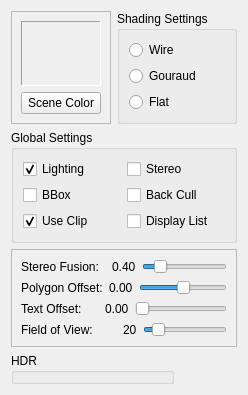
      <widget class="QWidget" name="RenderTab">
       <attribute name="title">
        <string>Render</string>
       </attribute>
       <layout class="QGridLayout" name="gridLayout_13">
        <item row="2" column="0" colspan="3">
         <widget class="QGroupBox" name="globalSettingsGroupBox_">
          <property name="title">
           <string>Global Settings</string>
          </property>
          <layout class="QGridLayout" name="gridLayout_11">
           <item row="0" column="0">
            <widget class="QCheckBox" name="lightingCheckBox_">
             <property name="text">
              <string>Lighting</string>
             </property>
             <property name="checked">
              <bool>true</bool>
             </property>
            </widget>
           </item>
           <item row="0" column="1">
            <widget class="QCheckBox" name="stereoCheckBox_">
             <property name="text">
              <string>Stereo</string>
             </property>
            </widget>
           </item>
           <item row="1" column="0">
            <widget class="QCheckBox" name="bboxCheckBox_">
             <property name="text">
              <string>BBox</string>
             </property>
            </widget>
           </item>
           <item row="1" column="1">
            <widget class="QCheckBox" name="backCullCheckBox_">
             <property name="text">
              <string>Back Cull</string>
             </property>
            </widget>
           </item>
           <item row="2" column="0">
            <widget class="QCheckBox" name="useClipCheckBox_">
             <property name="text">
              <string>Use Clip</string>
             </property>
             <property name="checked">
              <bool>true</bool>
             </property>
            </widget>
           </item>
           <item row="2" column="1">
            <widget class="QCheckBox" name="displayListCheckBox_">
             <property name="text">
              <string>Display List</string>
             </property>
            </widget>
           </item>
          </layout>
         </widget>
        </item>
        <item row="0" column="1" rowspan="2" colspan="2">
         <widget class="QGroupBox" name="shadeSettingsGroupBox_">
          <property name="layoutDirection">
           <enum>Qt::LeftToRight</enum>
          </property>
          <property name="title">
           <string>Shading Settings</string>
          </property>
          <layout class="QGridLayout" name="gridLayout_12">
           <item row="0" column="0">
            <widget class="QRadioButton" name="wireRadioButton_">
             <property name="text">
              <string>Wire</string>
             </property>
             <attribute name="buttonGroup">
              <string notr="true">shadingButtonGroup_</string>
             </attribute>
            </widget>
           </item>
           <item row="2" column="0">
            <widget class="QRadioButton" name="flatRadioButton_">
             <property name="text">
              <string>Flat</string>
             </property>
             <attribute name="buttonGroup">
              <string notr="true">shadingButtonGroup_</string>
             </attribute>
            </widget>
           </item>
           <item row="1" column="0">
            <widget class="QRadioButton" name="gouraudRadioButton_">
             <property name="text">
              <string>Gouraud</string>
             </property>
             <attribute name="buttonGroup">
              <string notr="true">shadingButtonGroup_</string>
             </attribute>
            </widget>
           </item>
          </layout>
         </widget>
        </item>
        <item row="0" column="0" rowspan="2">
         <widget class="QFrame" name="frame_2">
          <property name="frameShape">
           <enum>QFrame::StyledPanel</enum>
          </property>
          <property name="frameShadow">
           <enum>QFrame::Raised</enum>
          </property>
          <layout class="QVBoxLayout" name="verticalLayout_5">
           <item>
            <widget class="QLabel" name="currentBackgroundLabel_">
             <property name="frameShape">
              <enum>QFrame::Panel</enum>
             </property>
             <property name="frameShadow">
              <enum>QFrame::Sunken</enum>
             </property>
             <property name="text">
              <string/>
             </property>
            </widget>
           </item>
           <item>
            <widget class="QPushButton" name="setBackgroundColorPushButton_">
             <property name="text">
              <string>Scene Color</string>
             </property>
            </widget>
           </item>
          </layout>
         </widget>
        </item>
        <item row="3" column="0" colspan="3">
         <widget class="QFrame" name="renderSliderFrame_">
          <property name="frameShape">
           <enum>QFrame::StyledPanel</enum>
          </property>
          <property name="frameShadow">
           <enum>QFrame::Raised</enum>
          </property>
          <layout class="QVBoxLayout" name="verticalLayout_9">
           <item>
            <layout class="QHBoxLayout" name="steroeFusionHorizontalLayout_">
             <item>
              <widget class="QLabel" name="label_21">
               <property name="text">
                <string>Stereo Fusion:  </string>
               </property>
              </widget>
             </item>
             <item>
              <widget class="QLabel" name="stereoFusionValueLabel_">
               <property name="text">
                <string>0.40</string>
               </property>
              </widget>
             </item>
             <item>
              <widget class="QSlider" name="stereoFusionHorizontalSlider_">
               <property name="minimum">
                <number>10</number>
               </property>
               <property name="maximum">
                <number>200</number>
               </property>
               <property name="singleStep">
                <number>2</number>
               </property>
               <property name="value">
                <number>40</number>
               </property>
               <property name="orientation">
                <enum>Qt::Horizontal</enum>
               </property>
              </widget>
             </item>
            </layout>
           </item>
           <item>
            <layout class="QHBoxLayout" name="polygonOffsetHorizontalLayout_">
             <item>
              <widget class="QLabel" name="label_22">
               <property name="text">
                <string>Polygon Offset:</string>
               </property>
              </widget>
             </item>
             <item>
              <widget class="QLabel" name="polygonOffsetValueLabel_">
               <property name="text">
                <string>0.00</string>
               </property>
              </widget>
             </item>
             <item>
              <widget class="QSlider" name="polygonOffsetHorizontalSlider_">
               <property name="minimum">
                <number>-400</number>
               </property>
               <property name="maximum">
                <number>400</number>
               </property>
               <property name="value">
                <number>0</number>
               </property>
               <property name="orientation">
                <enum>Qt::Horizontal</enum>
               </property>
              </widget>
             </item>
            </layout>
           </item>
           <item>
            <layout class="QHBoxLayout" name="textOffsetHorizontalLayout_">
             <item>
              <widget class="QLabel" name="label_23">
               <property name="text">
                <string>Text Offset:     </string>
               </property>
              </widget>
             </item>
             <item>
              <widget class="QLabel" name="textOffsetValueLabel_">
               <property name="text">
                <string>0.00</string>
               </property>
              </widget>
             </item>
             <item>
              <widget class="QSlider" name="textOffsetHorizontalSlider_">
               <property name="minimum">
                <number>0</number>
               </property>
               <property name="maximum">
                <number>50</number>
               </property>
               <property name="value">
                <number>0</number>
               </property>
               <property name="orientation">
                <enum>Qt::Horizontal</enum>
               </property>
              </widget>
             </item>
            </layout>
           </item>
           <item>
            <layout class="QHBoxLayout" name="fovHorizontalLayout_">
             <item>
              <widget class="QLabel" name="label_24">
               <property name="text">
                <string>Field of View:       </string>
               </property>
              </widget>
             </item>
             <item>
              <widget class="QLabel" name="fieldOfViewValueLabel_">
               <property name="text">
                <string>20</string>
               </property>
              </widget>
             </item>
             <item>
              <widget class="QSlider" name="fieldOfViewHorizontalSlider_">
               <property name="minimum">
                <number>0</number>
               </property>
               <property name="maximum">
                <number>180</number>
               </property>
               <property name="value">
                <number>20</number>
               </property>
               <property name="orientation">
                <enum>Qt::Horizontal</enum>
               </property>
              </widget>
             </item>
            </layout>
           </item>
          </layout>
          <zorder></zorder>
          <zorder></zorder>
          <zorder></zorder>
          <zorder></zorder>
         </widget>
        </item>
        <item row="4" column="0" colspan="2">
         <widget class="QGroupBox" name="Hdrgroupbox_">
          <property name="title">
           <string>HDR</string>
          </property>
          <widget class="QWidget" name="gridLayoutWidget">
           <property name="geometry">
            <rect>
             <x>-1</x>
             <y>40</y>
             <width>501</width>
             <height>251</height>
            </rect>
           </property>
           <layout class="QGridLayout" name="gridLayout_15">
            <item row="2" column="0">
             <widget class="QDoubleSpinBox" name="gammaSpinBox_">
              <property name="decimals">
               <number>4</number>
              </property>
              <property name="maximum">
               <double>5.000000000000000</double>
              </property>
              <property name="singleStep">
               <double>0.010000000000000</double>
              </property>
             </widget>
            </item>
            <item row="1" column="0">
             <widget class="QDoubleSpinBox" name="exposureSpinBox_">
              <property name="decimals">
               <number>5</number>
              </property>
              <property name="maximum">
               <double>10.000000000000000</double>
              </property>
              <property name="singleStep">
               <double>0.100000000000000</double>
              </property>
             </widget>
            </item>
            <item row="1" column="1">
             <widget class="QLabel" name="label_26">
              <property name="text">
               <string>Exposure</string>
              </property>
             </widget>
            </item>
            <item row="2" column="1">
             <widget class="QLabel" name="label_27">
              <property name="text">
               <string>Gamma</string>
              </property>
             </widget>
            </item>
            <item row="0" column="0">
             <widget class="QCheckBox" name="hdrCheckBox_">
              <property name="text">
               <string>HDR</string>
              </property>
             </widget>
            </item>
           </layout>
          </widget>
         </widget>
        </item>
       </layout>
      </widget>
